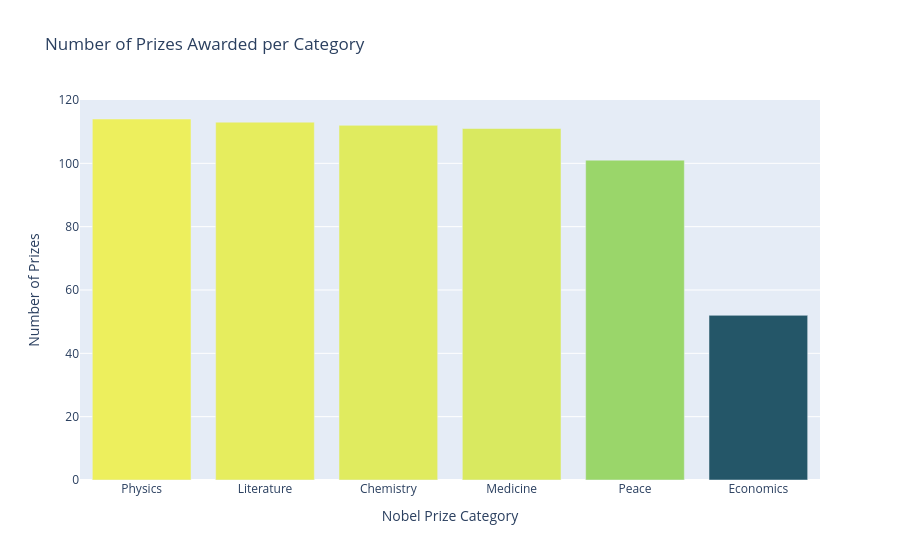

The notebook cell saved with this chart:
### Code cell
prizes_by_category = df_data.groupby("category")[["prize_pct"]].sum().reset_index()
prizes_by_category["prizes"] = prizes_by_category.prize_pct / 100
bar = px.bar(prizes_by_category,
             y="prizes",
             x="category",
             color="prizes",
             color_continuous_scale="aggrnyl",

             title="Number of Prizes Awarded per Category")
bar.update_layout(coloraxis_showscale=False,
                  yaxis_title="Number of Prizes",
                  xaxis={
                      "title": "Nobel Prize Category",
                      "categoryorder": "total descending",
                  }
                  )

bar.show()

### Figure 1 — Plotly figure (JSON) as saved in the notebook; plotly's stock layout.template omitted (floating-point values rounded to 4 significant figures)
{"data": [{"hovertemplate": "category=%{x}<br>prizes=%{marker.color}<extra></extra>", "legendgroup": "", "marker": {"color": [112.0, 52.0, 113.0, 111.0, 101.0, 114.0], "coloraxis": "coloraxis", "pattern": {"shape": ""}}, "name": "", "orientation": "v", "showlegend": false, "textposition": "auto", "x": ["Chemistry", "Economics", "Literature", "Medicine", "Peace", "Physics"], "xaxis": "x", "y": [112.0, 52.0, 113.0, 111.0, 101.0, 114.0], "yaxis": "y", "type": "bar"}], "layout": {"xaxis": {"anchor": "y", "domain": [0.0, 1.0], "title": {"text": "Nobel Prize Category"}, "categoryorder": "total descending"}, "yaxis": {"anchor": "x", "domain": [0.0, 1.0], "title": {"text": "Number of Prizes"}}, "coloraxis": {"colorbar": {"title": {"text": "prizes"}}, "colorscale": [[0.0, "rgb(36, 86, 104)"], [0.1667, "rgb(15, 114, 121)"], [0.3333, "rgb(13, 143, 129)"], [0.5, "rgb(57, 171, 126)"], [0.6667, "rgb(110, 197, 116)"], [0.8333, "rgb(169, 220, 103)"], [1.0, "rgb(237, 239, 93)"]], "showscale": false}, "legend": {"tracegroupgap": 0}, "title": {"text": "Number of Prizes Awarded per Category"}, "barmode": "relative"}}
